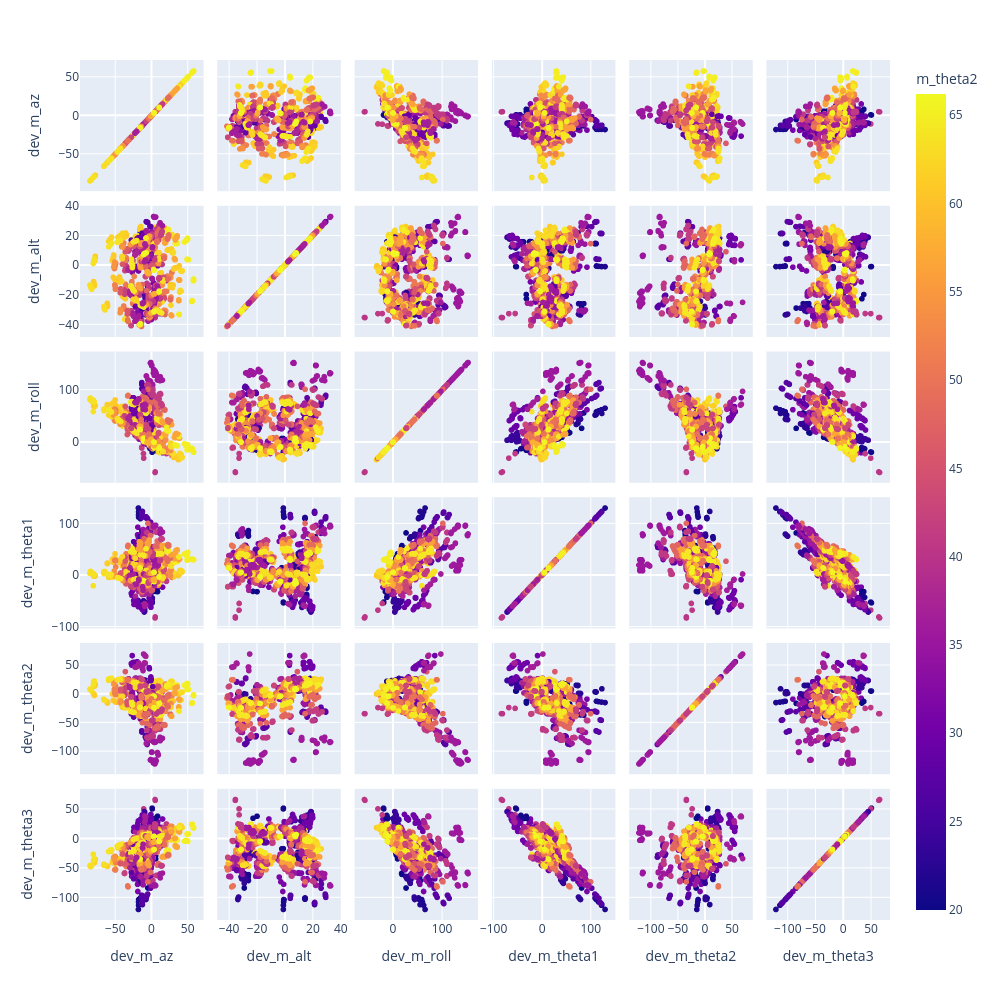

This figure's notebook cell:
### Markdown cell above
# Sky Space Residuals vs Theta Space Residuals

### Code cell
fig = px.scatter_matrix(d, dimensions=["dev_m_az", "dev_m_alt", "dev_m_roll", "dev_m_theta1", "dev_m_theta2", "dev_m_theta3"], color="m_theta2")
fig.update_layout(height=1000,width=1000 )
fig.show()

### Figure 1 — Plotly figure (JSON) as saved in the notebook; plotly's stock layout.template omitted (floating-point values rounded to 4 significant figures; data arrays with more than 128 entries replaced by an {"elided": "..."} marker saying what was removed)
{"data": [{"dimensions": [{"axis": {"matches": true}, "label": "dev_m_az", "values": {"elided": "1732 float values"}}, {"axis": {"matches": true}, "label": "dev_m_alt", "values": {"elided": "1732 float values"}}, {"axis": {"matches": true}, "label": "dev_m_roll", "values": {"elided": "1732 float values"}}, {"axis": {"matches": true}, "label": "dev_m_theta1", "values": {"elided": "1732 float values"}}, {"axis": {"matches": true}, "label": "dev_m_theta2", "values": {"elided": "1732 float values"}}, {"axis": {"matches": true}, "label": "dev_m_theta3", "values": {"elided": "1732 float values"}}], "hovertemplate": "%{xaxis.title.text}=%{x}<br>%{yaxis.title.text}=%{y}<br>m_theta2=%{marker.color}<extra></extra>", "legendgroup": "", "marker": {"color": {"elided": "1732 float values"}, "coloraxis": "coloraxis", "symbol": "circle"}, "name": "", "showlegend": false, "type": "splom"}], "layout": {"coloraxis": {"colorbar": {"title": {"text": "m_theta2"}}, "colorscale": [[0, "#0d0887"], [0.1111, "#46039f"], [0.2222, "#7201a8"], [0.3333, "#9c179e"], [0.4444, "#bd3786"], [0.5556, "#d8576b"], [0.6667, "#ed7953"], [0.7778, "#fb9f3a"], [0.8889, "#fdca26"], [1, "#f0f921"]]}, "dragmode": "select", "height": 1000, "legend": {"tracegroupgap": 0}, "margin": {"t": 60}, "width": 1000}}
